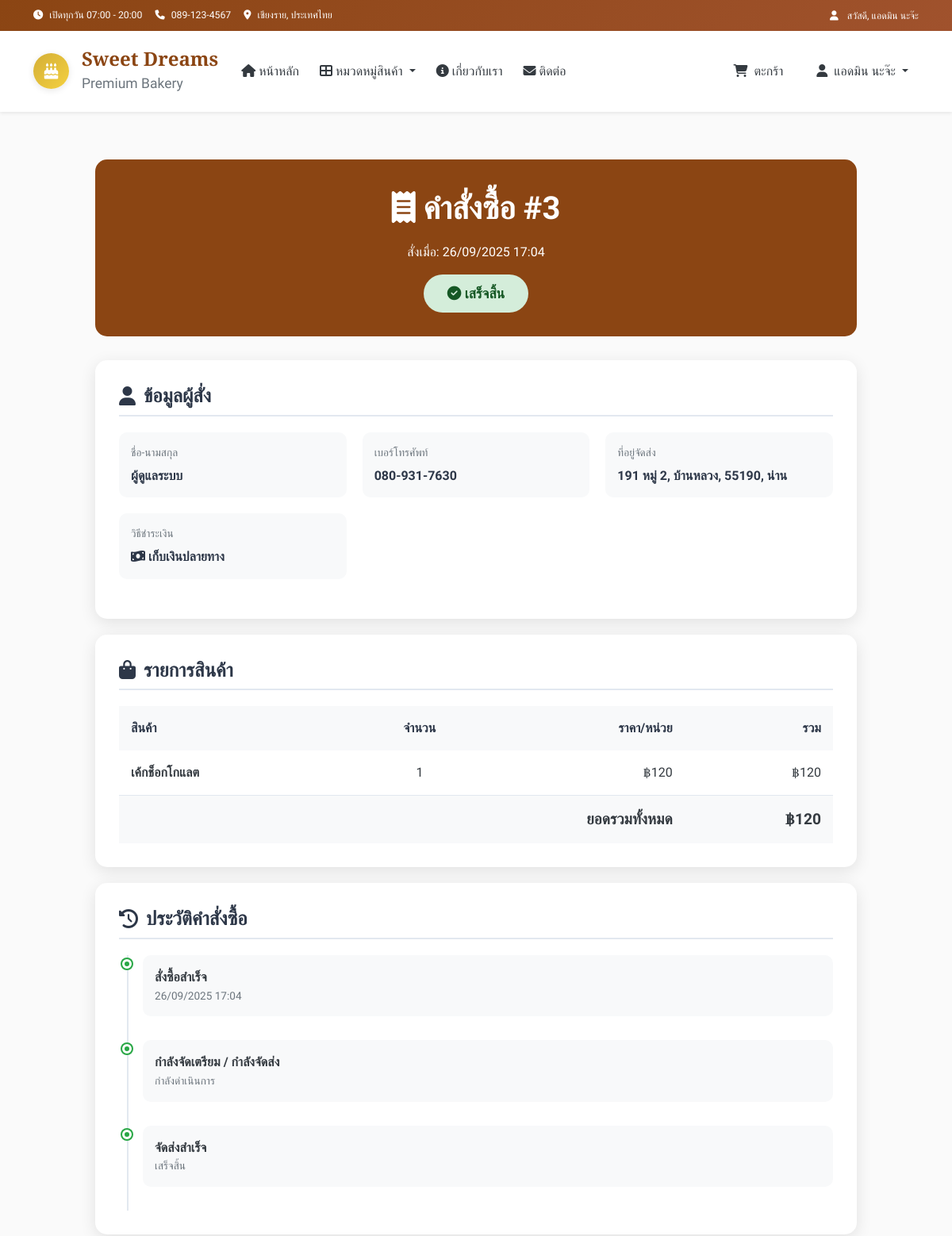
/order/3 (signed in, upper part), run on an earlier commit of the app's database.
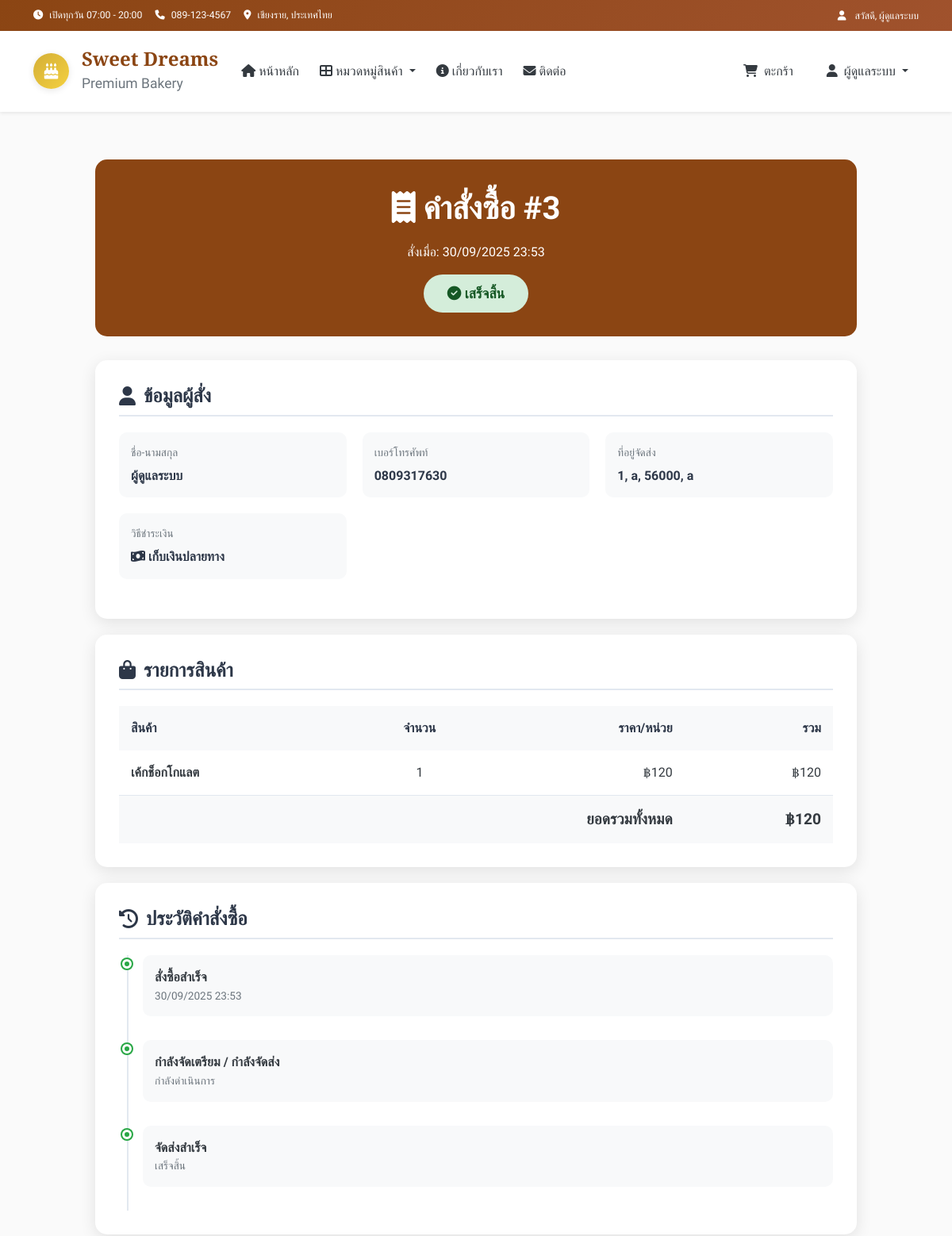
And on a later commit of the database.
### tables this page shows
CREATE TABLE orders (
        id INTEGER PRIMARY KEY AUTOINCREMENT,
        user_id INTEGER,
        total_amount DECIMAL(10,2) NOT NULL,
        status TEXT DEFAULT 'pending',
        customer_name TEXT NOT NULL,
        customer_phone TEXT NOT NULL,
        customer_address TEXT,
        cancelled_at DATETIME,
        notes TEXT,
        delivery_method TEXT DEFAULT 'delivery',
        created_at TIMESTAMP DEFAULT CURRENT_TIMESTAMP,
        FOREIGN KEY (user_id) REFERENCES users (id)
    );

### app.py (the view)
@app.route('/order/<int:order_id>')
def order_detail(order_id):
    conn = get_db_connection()
    order = conn.execute("SELECT * FROM orders WHERE id=?", (order_id,)).fetchone()
    if not order:
        conn.close()
        return "ไม่พบคำสั่งซื้อ", 404
    order = dict(order)
    if order.get("created_at"):
        try:
            order["created_at"] = datetime.fromisoformat(order["created_at"])
        except ValueError:
            order["created_at"] = None
    addr = None
    if order.get('user_id'):
        addr_row = conn.execute("""
            SELECT *,
                   address ||
                   CASE WHEN city IS NOT NULL THEN ', ' || city ELSE '' END ||
                   CASE WHEN postal_code IS NOT NULL THEN ', ' || postal_code ELSE '' END ||
                   CASE WHEN province IS NOT NULL THEN ', ' || province ELSE '' END
                   AS full_address
            FROM addresses
            WHERE user_id = ?
            ORDER BY id DESC
            LIMIT 1
        """, (order['user_id'],)).fetchone()
        if addr_row:
            addr = dict(addr_row)
    if session.get("role") != "admin":
        if session.get("user_id") != order.get("user_id"):
            conn.close()
            flash("คุณไม่มีสิทธิ์เข้าดูคำสั่งซื้อนี้")
            return redirect(url_for("order_history"))
    items = conn.execute("""
        SELECT oi.*, p.name AS product_name, p.price AS product_price
        FROM order_items oi
        JOIN products p ON oi.product_id = p.id
        WHERE oi.order_id=?
    """, (order_id,)).fetchall()
    items = [dict(i) for i in items]
    conn.close()
    return render_template("order_detail.html", order=order, addr=addr, items=items)

### app.py (called while the page is built)
@app.template_filter('to_bangkok')
def to_bangkok_filter(value, fmt='%d/%m/%Y %H:%M'):
    if not value:
        return "N/A"
    if isinstance(value, str):
        try:
            value = datetime.fromisoformat(value)
        except ValueError:
            return value
    dt = value.replace(tzinfo=ZoneInfo("UTC")).astimezone(ZoneInfo("Asia/Bangkok"))
    return dt.strftime(fmt)

def get_db_connection():
    conn = sqlite3.connect(DB_NAME)
    conn.row_factory = sqlite3.Row
    return conn

def get_categories():
    conn = get_db_connection()
    categories = conn.execute(
        "SELECT * FROM categories ORDER BY display_order"
    ).fetchall()
    conn.close()
    return categories

def get_cart_total():
    cart = session.get('cart', {})
    total_items = sum(item['quantity'] for item in cart.values())
    total_price = sum(item['quantity'] * item['price'] for item in cart.values())
    return total_items, total_price

@app.context_processor
def inject_global_data():
    categories = get_categories()
    cart_total_items, _ = get_cart_total()
    return dict(
        categories=categories,
        cart_total_items=cart_total_items
    )

### templates/order_detail.html (shortened to what the changed rows need)
{% extends "layout.html" %}
{% block content %}
<div class="container order-container">
    <div class="order-header">
        <div class="order-number">
            <i class="fas fa-receipt"></i> คำสั่งซื้อ #{{ order.id }}
        </div>
        <p class="mb-0">สั่งเมื่อ: {{ order.created_at|to_bangkok('%d/%m/%Y %H:%M') }}</p>
        <div class="order-status status-{{ order.status }}">
            {% if order.status == 'pending' %}
                <i class="fas fa-clock"></i> รอดำเนินการ
            {% elif order.status == 'processing' %}
                <i class="fas fa-sync fa-spin"></i> กำลังจัดเตรียม
            {% elif order.status == 'completed' %}
                <i class="fas fa-check-circle"></i> เสร็จสิ้น
            {% elif order.status == 'cancelled' %}
                <i class="fas fa-times-circle"></i> ยกเลิกแล้ว
            {% endif %}
        </div>
    </div>
    <div class="order-card">
        <div class="info-grid">
            <div class="info-item">
                <div class="info-label">ชื่อ-นามสกุล</div>
                <div class="info-value">{{ order.customer_name }}</div>
            </div>
            <div class="info-item">
                <div class="info-label">เบอร์โทรศัพท์</div>
                <div class="info-value">{{ order.customer_phone }}</div>
            </div>
            <div class="info-item">
                <div class="info-label">ที่อยู่จัดส่ง</div>
                <div class="info-value">{{ addr.full_address if addr else 'ไม่ระบุ' }}</div>
            </div>
            {% set pm = order.payment_method|default('cod')|lower|replace(' ', '') %}
        </div>
    </div>
    <div class="order-card">
        <table class="items-table">
            <thead>
                <tr>
                    <th>สินค้า</th>
                    <th style="text-align: center;">จำนวน</th>
                    <th style="text-align: right;">ราคา/หน่วย</th>
                    <th style="text-align: right;">รวม</th>
                </tr>
            </thead>
            <tbody>
                <tr class="total-row">
                    <td colspan="3" style="text-align: right;">ยอดรวมทั้งหมด</td>
                    <td style="text-align: right;">฿{{ "{:,.0f}".format(order.total_amount) }}</td>
                </tr>
            </tbody>
        </table>
    </div>
    <div class="order-card">
        <div class="timeline">
            <div class="timeline-item active">
                <div class="timeline-content">
                    <strong>สั่งซื้อสำเร็จ</strong>
                    <div class="timeline-time">
                        {{ order.created_at|to_bangkok('%d/%m/%Y %H:%M') }}
                    </div>
                </div>
            </div>
        </div>
    </div>
</div>
{% endblock %}

### templates/layout.html (shortened to what the changed rows need)
<!DOCTYPE html>
<html lang="th" data-bs-theme="light">
<head>
    <link href="https://cdn.jsdelivr.net/npm/bootstrap@5.0.2/dist/css/bootstrap.min.css" rel="stylesheet">
    <link rel="stylesheet" href="https://cdnjs.cloudflare.com/ajax/libs/font-awesome/6.4.0/css/all.min.css">
    <link rel="stylesheet" href="{{ url_for('static', filename='css/main.css') }}">
    {% if session.get('role') == 'admin' %}
    <link rel="stylesheet" href="{{ url_for('static', filename='css/admin.css') }}">
    {% endif %}
</head>
<body>
    <header>
        <div class="top-bar bg-primary text-white py-2">
            <div class="container">
                <div class="row align-items-center">
                    <div class="col-md-4 text-end">
                        {% if session.get('user_id') %}
                            <small>
                                <i class="fas fa-user me-2"></i>
                                สวัสดี, {{ session.get('full_name') or session.get('username') }}
                            </small>
                        {% endif %}
                    </div>
                </div>
            </div>
        </div>
    </header>
    <nav class="navbar navbar-expand-lg navbar-light bg-white shadow-sm sticky-top" aria-label="Main navigation">
        <div class="container">
            <div class="collapse navbar-collapse" id="navbarNav">
                <ul class="navbar-nav ms-auto">
                    {% if session.get('user_id') %}
                        <li class="nav-item dropdown">
                            <a class="nav-link dropdown-toggle fw-500" href="#" role="button" data-bs-toggle="dropdown" aria-expanded="false">
                                <i class="fas fa-user me-1"></i>
                                <span class="d-none d-lg-inline">{{ session.get('full_name') or session.get('username') }}</span>
                            </a>
                        </li>
                    {% endif %}
                </ul>
            </div>
        </div>
    </nav>
    <main>
        {% block content %}{% endblock %}
    </main>
</body>
</html>

What changed in the data, as far as the page shows it:
changed orders "ผู้ดูแลระบบ": get (not shown) → "ผู้ดูแลระบบ"; customer_phone "080-931-7630" → "0809317630"
Also different on the page:
{{ order.created_at|to_bangkok('%d/%m/%Y %H:%M') }}: "26/09/2025 17:04" → "30/09/2025 23:53"
{{ addr.full_address if addr else 'ไม่ระบุ' }}: "191 หมู่ 2, บ้านหลวง, 55190, น่าน" → "1, a, 56000, a"
{{ session.get('full_name') or session.get('username') }}: "แอดมิน นะจ๊ะ" → (not shown)
